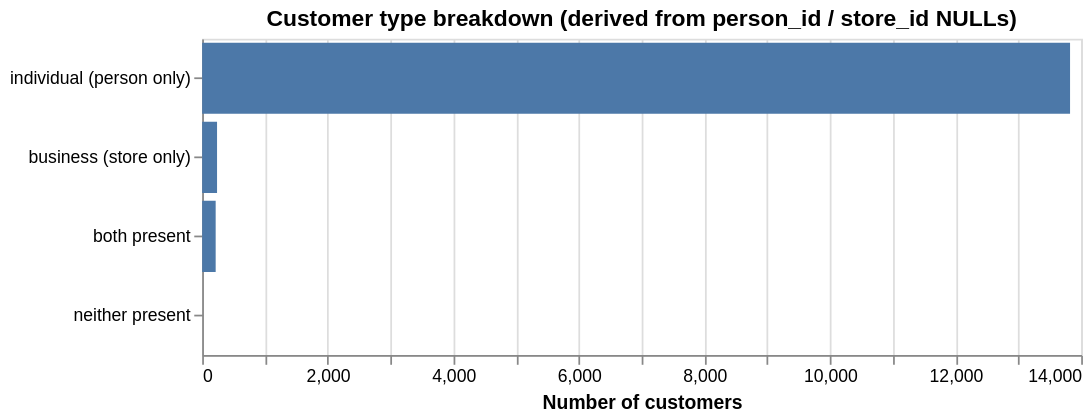

This figure's notebook cell:
### Code cell
# Visualise the customer-type split (the derived feature most relevant
# to the repeat-purchase model).
import pandas as pd
type_df = pd.DataFrame({
    'customer_type': ['individual (person only)', 'business (store only)',
                      'both present', 'neither present'],
    'count'        : [individuals, businesses, both, neither],
})

alt.Chart(type_df).mark_bar().encode(
    x=alt.X('count:Q', title='Number of customers'),
    y=alt.Y('customer_type:N', sort='-x', title=None),
    tooltip=['customer_type', 'count']
).properties(width=500, height=180,
             title='Customer type breakdown (derived from person_id / store_id NULLs)')

### Figure 1 — Vega-Lite specification as saved in the notebook (floating-point values rounded to 4 significant figures)
{"config": {"view": {"continuousWidth": 300, "continuousHeight": 300}}, "data": {"name": "data-8a51377435e86668a6be7dba207b99af"}, "mark": {"type": "bar"}, "encoding": {"tooltip": [{"field": "customer_type", "type": "nominal"}, {"field": "count", "type": "quantitative"}], "x": {"field": "count", "title": "Number of customers", "type": "quantitative"}, "y": {"field": "customer_type", "sort": "-x", "title": null, "type": "nominal"}}, "height": 180, "title": "Customer type breakdown (derived from person_id / store_id NULLs)", "width": 500, "$schema": "https://vega.github.io/schema/vega-lite/v5.20.1.json", "datasets": {"data-8a51377435e86668a6be7dba207b99af": [{"customer_type": "individual (person only)", "count": 13823}, {"customer_type": "business (store only)", "count": 237}, {"customer_type": "both present", "count": 215}, {"customer_type": "neither present", "count": 0}]}}
